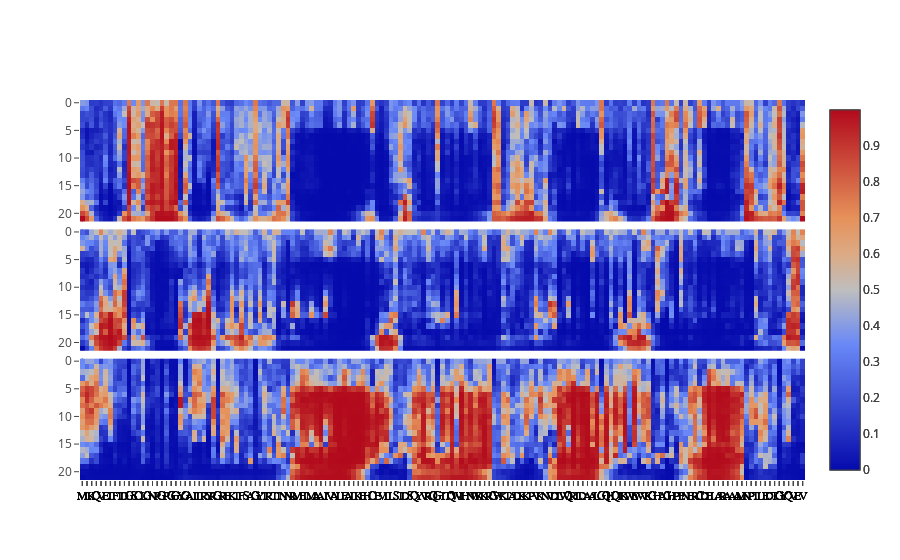

Here is the notebook cell this chart was saved with:
### Code cell
plotSteps(p)

### Figure 1 — Plotly figure (JSON) as saved in the notebook; plotly's stock layout.template omitted (floating-point values rounded to 4 significant figures; data arrays with more than 128 entries replaced by an {"elided": "..."} marker saying what was removed)
{"data": [{"transpose": true, "type": "heatmap", "uid": "33bde3b5-bb37-44d4-b022-9a423b067304", "xaxis": "x", "yaxis": "y", "z": {"elided": "155x22 float values"}}, {"transpose": true, "type": "heatmap", "uid": "981d70b0-ff8b-4d61-b5d2-425399d18edf", "xaxis": "x2", "yaxis": "y2", "z": {"elided": "155x22 float values"}}, {"transpose": true, "type": "heatmap", "uid": "a95f3cc8-755d-483f-9116-cf2cb17620d6", "xaxis": "x3", "yaxis": "y3", "z": {"elided": "155x22 float values"}}], "layout": {"xaxis": {"tickangle": 0, "tickfont": {"color": "black", "family": "Courier, mono"}, "tickmode": "array", "ticks": "outside", "ticktext": {"elided": "155 str values"}, "tickvals": {"elided": "155 int values"}}, "xaxis2": {"tickangle": 0, "tickfont": {"color": "black", "family": "Courier, mono"}, "tickmode": "array", "ticks": "outside", "ticktext": {"elided": "155 str values"}, "tickvals": {"elided": "155 int values"}}, "xaxis3": {"tickangle": 0, "tickfont": {"color": "black", "family": "Courier, mono"}, "tickmode": "array", "ticks": "outside", "ticktext": {"elided": "155 str values"}, "tickvals": {"elided": "155 int values"}}, "yaxis": {"autorange": "reversed", "domain": [0, 0.32]}, "yaxis2": {"autorange": "reversed", "domain": [0.34, 0.66]}, "yaxis3": {"autorange": "reversed", "domain": [0.68, 1]}}}
